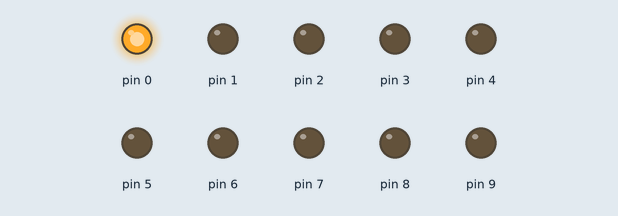
This sketch was run on a simulated Arduino Uno, built with avr-gcc and run on an emulated ATmega328P. Shown: output pins drawn as LEDs (lit = HIGH).

Above: at 0.05 s.
At 0.35 s:
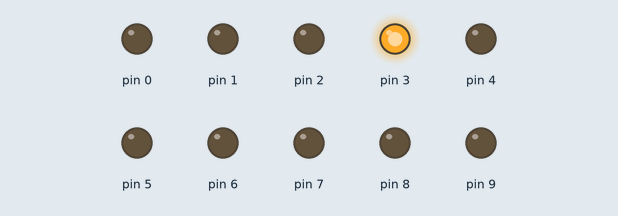
At 0.75 s:
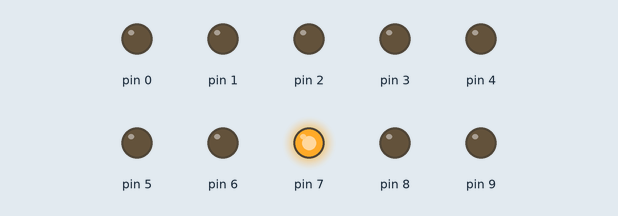
At 1.45 s:
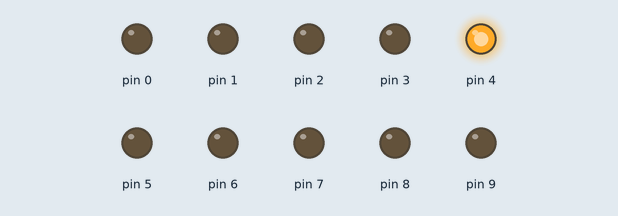
At 2.15 s:
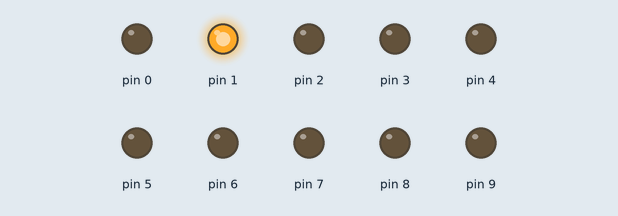
At 2.85 s:
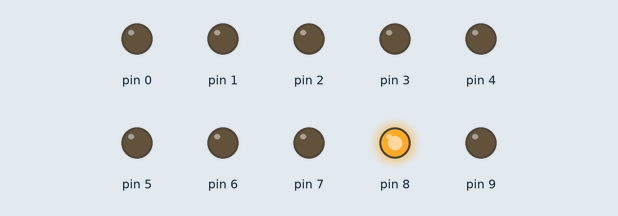
Timing chart, 0 to 3.1 s (numbered marks = the images above):
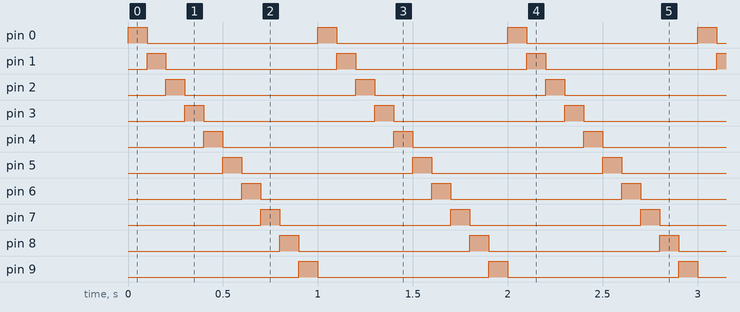

Measured:
- by itself, pin 0–9: alternates HIGH for 0.10 s and LOW for 0.90 s
- by itself, everything shown: repeats every 1.0 s, in 10 steps

The sketch:

loop.ino
```cpp
int n;
int i;

void setup () {
   for(i=0;i<10;i=i+1) {
    pinMode(i,OUTPUT);
   }
}

void loop () {


  for(n=0;n<10;n=n+1) {
    digitalWrite(n,HIGH);
    delay(100);
    digitalWrite(n,LOW);
    delay(0);
  }

  }
```
